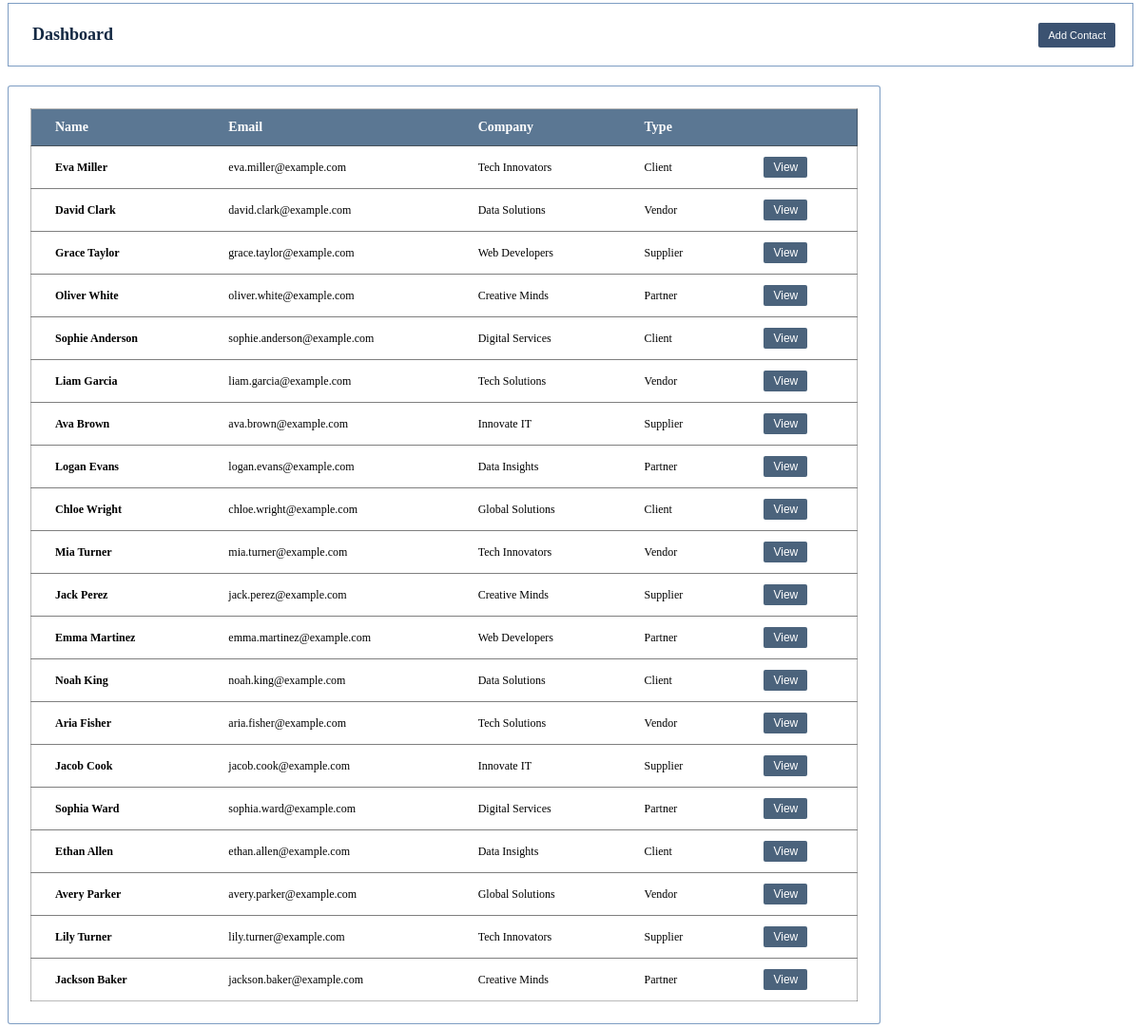
The app's page /screens/dashboard.php, older data.
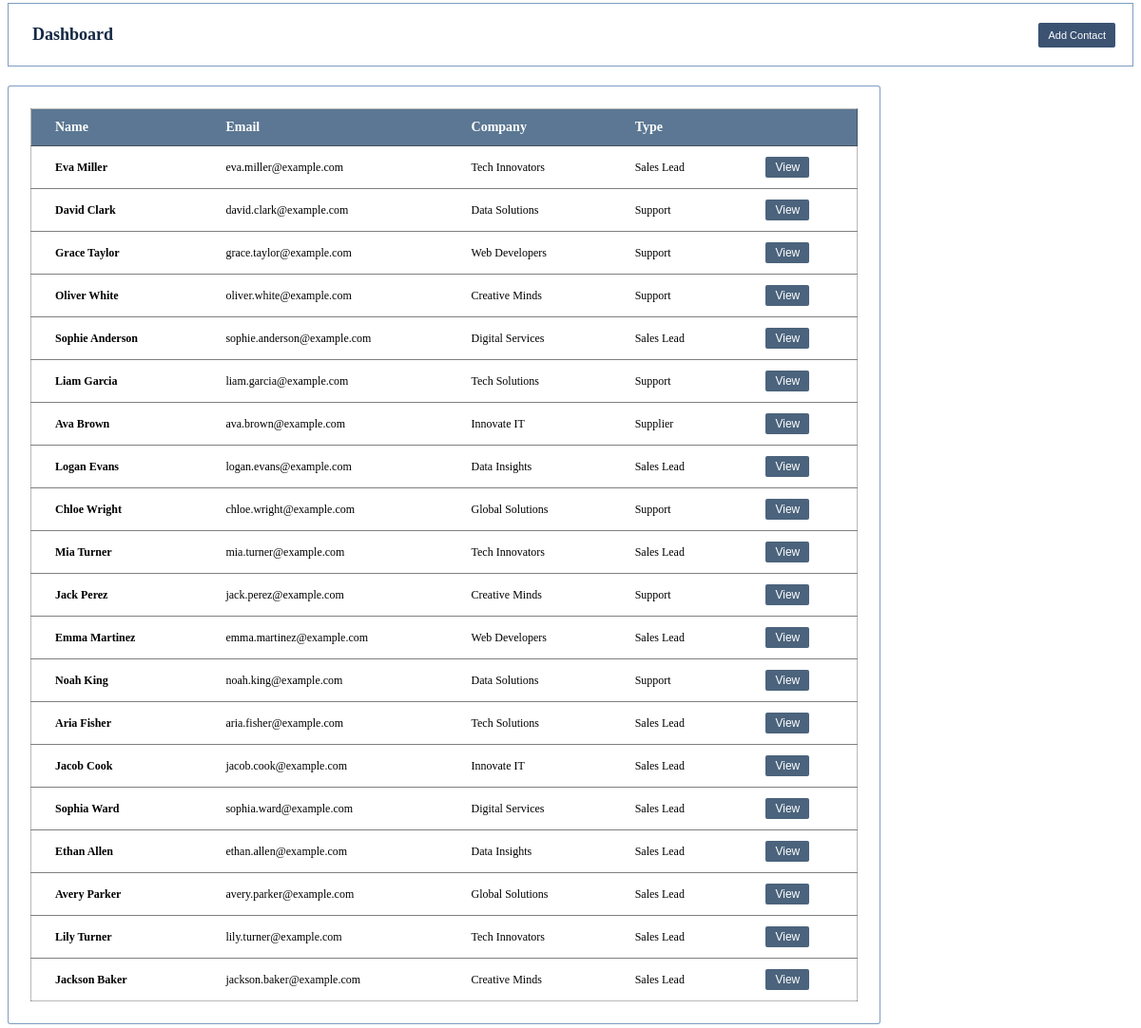
The same page, newer data.
### tables this page shows
CREATE TABLE `contacts` (
  `id` int(11) NOT NULL auto_increment,
  `firstname` varchar(35) NOT NULL default '',
  `lastname` varchar(35) NOT NULL default '',
  `company` varchar(35) NOT NULL default '',
  `type` varchar(35) NOT NULL default '',
  `assigned_to` int(35) NOT NULL ,
  `created_by`  int(35) NOT NULL ,
  `updated_at` DATE NOT NULL DEFAULT '0000-00-00',
  `telephone` varchar(35) NOT NULL default '',
  `email` varchar(35) NOT NULL default '',
   PRIMARY KEY  (`id`)
);

### screens/dashboard.php (the view, shortened to what this page needs)
<?php
    include("../database/dbsetup.php");
    $sql = "SELECT * FROM contacts";
    $results = $conn->query($sql);
?>
<!DOCTYPE html>
<html lang="en">
<head>
    <link rel="stylesheet" href="css/dashboard.css">
</head>
<body>
    <div id="dashHead">
        <h1>Dashboard</h1>
        <button onclick="loadScreen('contact')"> <i class="fa-solid fa-plus"></i> Add Contact</button>
    </div>
    <div id='dashBody'>
        <table id="contactstable">
            <thead>
                <tr>
                    <th>Name</th>
                    <th>Email</th>
                    <th>Company</th>
                    <th>Type</th>
                    <th> </th>
                </tr>
            </thead>
            <tbody>
            <?php foreach ($results as $row): ?>
                <tr>
                    <td><strong><?= $row['firstname'] ?> <?= $row['lastname'] ?></strong></td>
                    <td><?= $row['email'] ?></td>
                    <td><?= $row['company'] ?></td>
                    <td class="contacttype"><?= $row['type'] ?></td>
                    <td><button type="submit" id="contactDetailsLink" onclick="loadContactDetails('contactDetails' , <?= $row['id'] ?>)" >View</button></td>
                </tr>
            <?php endforeach; ?>
            </tbody>
        </table>
    </div>
</body>
</html>

### css/dashboard.css (style rules this page uses)
#dashHead { display: flex; align-items: center; justify-content: space-between; margin-top: -5px; padding: 10px; padding-left: 25px; border: 1.5px solid rgba(37, 90, 154, 0.591); background-color: rgba(255, 255, 255, 0.85); }
#dashHead h1 { display: inline; color: rgb(19, 40, 66); font-size: 18px; }
#dashHead button { background: rgb(59, 82, 113); border-radius: 2px; font-size: 11px; color: white; border: none; padding: 7px; padding-left: 10px; padding-right: 10px; margin-right: 8px; }
#dashBody { align-items: center; justify-content: center; background-color: rgba(255, 255, 255, 0.85); border-radius: 3px; border: 1.5px solid rgba(37, 90, 154, 0.591); margin-top: 20px; width: 72.5vw; padding: 23px; }
#dashBody table { border-collapse: collapse; border-radius: 3px; border: 1.3px solid #00000046; font-size: 12px; width: 72.5vw; }
#dashBody table td { padding: 11px; padding-right: 38px; padding-left: 25px; border-top: 1.3px solid rgba(63, 63, 63, 0.663); }
#dashBody table th { font-weight: bold; font-size: 14px; text-align: left; padding: 11px; padding-left: 25px; color: white; background-color: rgba(66, 99, 131, 0.868); }
#dashBody td button { background: rgba(48, 76, 104, 0.868); border-radius: 2px; font-size: 12px; color: white; border: none; padding: 4px; padding-left: 10px; padding-right: 10px; margin-right: -8px; margin-left: 0px; }

Row changes from the older to the newer data that the page shows:
changed contacts "Eva": type "Client" → "Sales Lead"
changed contacts "David": type "Vendor" → "Support"
changed contacts "Grace": type "Supplier" → "Support"
changed contacts "Oliver": type "Partner" → "Support"
changed contacts "Sophie": type "Client" → "Sales Lead"
changed contacts "Liam": type "Vendor" → "Support"
changed contacts "Logan": type "Partner" → "Sales Lead"
changed contacts "Chloe": type "Client" → "Support"
changed contacts "Mia": type "Vendor" → "Sales Lead"
changed contacts "Jack": type "Supplier" → "Support"
changed contacts "Emma": type "Partner" → "Sales Lead"
changed contacts "Noah": type "Client" → "Support"
changed contacts "Aria": type "Vendor" → "Sales Lead"
changed contacts "Jacob": type "Supplier" → "Sales Lead"
changed contacts "Sophia": type "Partner" → "Sales Lead"
changed contacts "Ethan": type "Client" → "Sales Lead"
changed contacts "Avery": type "Vendor" → "Sales Lead"
changed contacts "Lily": type "Supplier" → "Sales Lead"
changed contacts "Jackson": type "Partner" → "Sales Lead"
